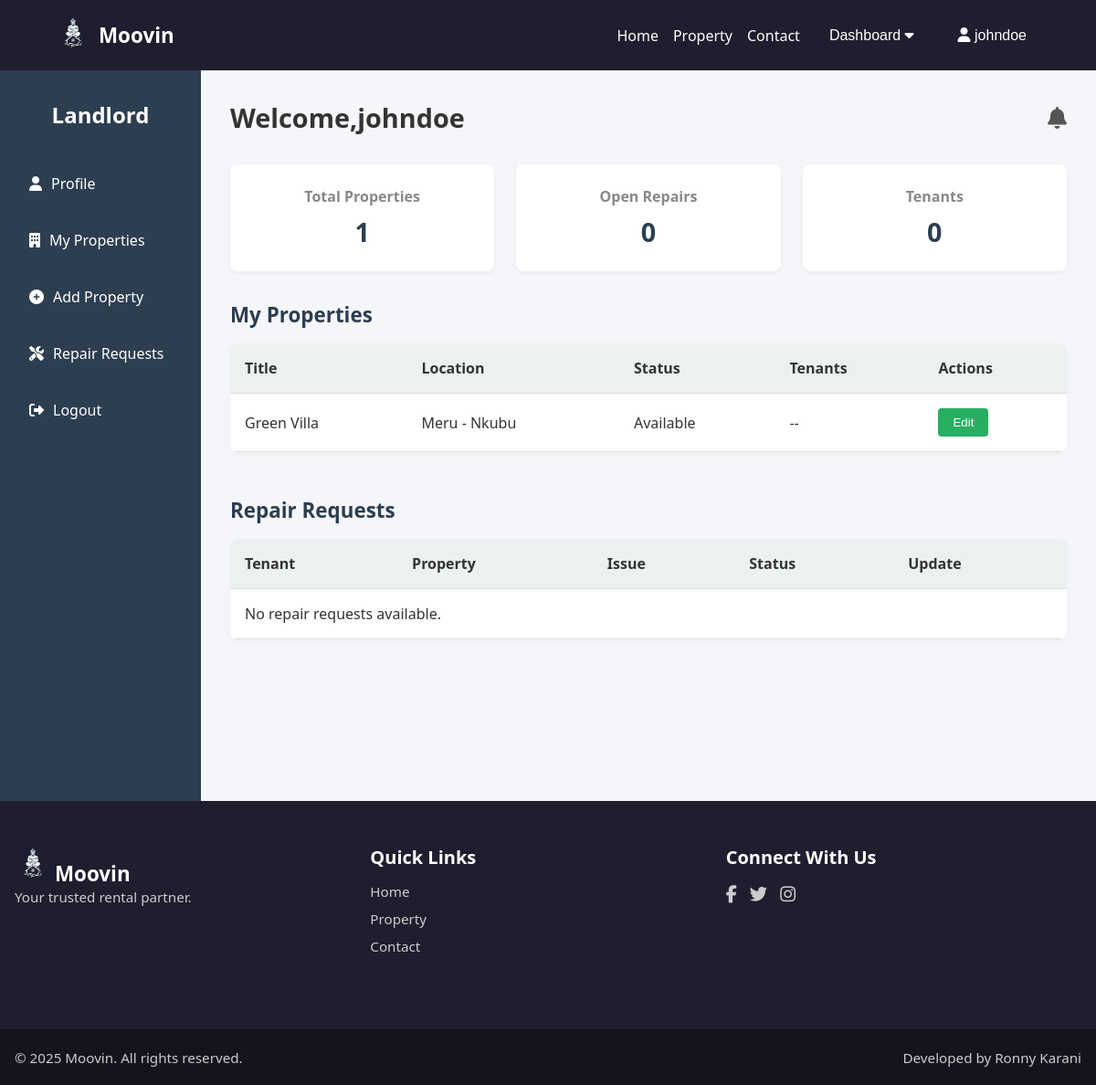
/landlord/ (signed in), run on an earlier commit of the app's database.
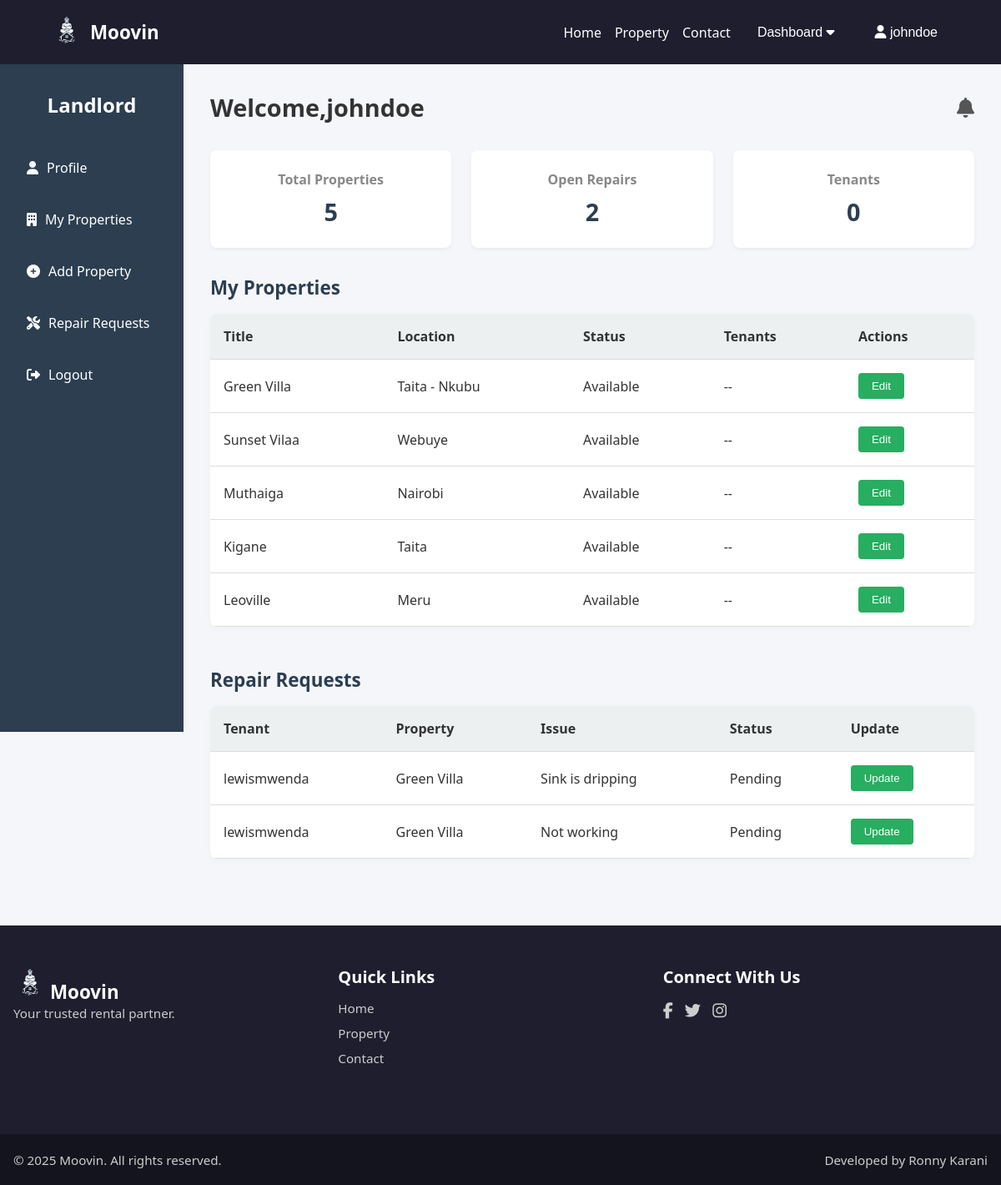
And on a later commit of the database.
### core/models.py (models this page shows, shortened)
class Property(models.Model):
    PROPERTY_TYPE_CHOICES = [
        ('Apartment', 'Apartment'),
        ('Bedsitter', 'Bedsitter'),
        ('Studio', 'Studio'),
        ('Maisonette', 'Maisonette'),
    ]
    landlord = models.ForeignKey(User, on_delete=models.CASCADE, null=True, blank=True, related_name='properties')
    tenant = models.ForeignKey(User, on_delete=models.SET_NULL, null=True, blank=True, related_name='rented_properties')
    title = models.CharField(max_length=255)
    description = models.TextField()
    property_type = models.CharField(max_length=50, choices=PROPERTY_TYPE_CHOICES, default='Apartment')  # 👈 Add this line
    price = models.DecimalField(max_digits=10, decimal_places=2)
    location = models.CharField(max_length=255)
    image = models.ImageField(upload_to='property_images/', null=True, blank=True)
    created_at = models.DateTimeField(auto_now_add=True)
    bedrooms = models.PositiveIntegerField(default=0)
    bathrooms = models.PositiveIntegerField(default=0)
    size = models.CharField(max_length=50, blank=True)  # e.g., "95 m²"
    status = models.CharField(max_length=50, default="Available")
    furnished = models.BooleanField(default=False)
    parking = models.CharField(max_length=50, default="Available")

class RepairRequest(models.Model):
    tenant = models.ForeignKey(User, on_delete=models.CASCADE, related_name='repair_requests')
    property = models.ForeignKey('Property', on_delete=models.CASCADE, related_name='repairs')
    issue = models.TextField()
    status = models.CharField(max_length=20, choices=[('Pending', 'Pending'), ('Fixed', 'Fixed')], default='Pending')
    created_at = models.DateTimeField(auto_now_add=True)

### core/views.py (the view)
# urls.py: path('landlord/', views.landlord_dashboard, name='landlord'),
@login_required
def landlord_dashboard(request):
    user = request.user
    try:
        user_profile = UserProfile.objects.get(user=user)
        if user_profile.role != 'landlord':
            return redirect('home')  # or show an error
    except UserProfile.DoesNotExist:
        return redirect('home')
    properties = Property.objects.filter(landlord=user)
    repair_requests = RepairRequest.objects.filter(property__landlord=user)
    total_properties = properties.count()
    open_repairs = repair_requests.count()  # 👈 Count all related repairs
    total_tenants = 0  # Placeholder
    repair_requests = RepairRequest.objects.filter(property__landlord=user)
    return render(request, 'pages/landlord.html', {
        'properties': properties,
        'repair_requests': repair_requests,
        'total_properties': total_properties,
        'open_repairs': open_repairs,
        'total_tenants': total_tenants,
    })

### templates/pages/landlord.html (shortened to what this page needs)
{% extends 'base.html' %}
{% load static %}
{% block content %}
<div class="dashboard">
  <aside class="sidebar">
    <h2>Landlord</h2>
    <nav>
      <ul>
        <li>
          <a href="{% url 'landlord' %}">
            <i class="fa-solid fas fa-user"></i> Profile
          </a>
      </li>
      <li>
        <a href="{% url 'landlord_properties' %}">
          <i class="fa-solid fa-building"></i> My Properties
        </a>
      </li>
      <li>
        <a href="{% url 'landlord_add_property' %}">
          <i class="fa-solid fa-plus-circle"></i> Add Property
        </a>
      </li>
      <li>
        <a href="{% url 'landlord_repair_requests' %}">
          <i class="fa-solid fa-tools"></i> Repair Requests
        </a>
      </li>
        <li><a href="{% url 'logout' %}">
          <i class="fa-solid fa-sign-out-alt"></i> Logout</a></li>
      </ul>
    </nav>
  </aside>
  <main class="main-content">
    <header class="topbar">
      <h1>Welcome,{{ user.username }}</h1>
      <i class="fa-solid fa-bell"></i>
    </header>
    <section class="dashboard-cards">
    <div class="card">
      <h3>Total Properties</h3>
      <p>{{ total_properties }}</p>
    </div>
    <div class="card">
      <h3>Open Repairs</h3>
      <p>{{ open_repairs }}</p>
    </div>
    <div class="card">
      <h3>Tenants</h3>
      <p>{{ total_tenants }}</p>
    </div>
  </section>
    <section class="data-section">
      <h2>My Properties</h2>
      <table>
        <thead>
          <tr>
            <th>Title</th>
            <th>Location</th>
            <th>Status</th>
            <th>Tenants</th>
            <th>Actions</th>
          </tr>
        </thead>
        <tbody>
        {% if properties %}
          {% for property in properties %}
            <tr>
              <td>{{ property.title }}</td>
              <td>{{ property.location }}</td>
              <td>{{ property.status }}</td>
              <td>--</td>
              <td>
  <a href="{% url 'edit_property' property.id %}">
    <button>Edit</button>
  </a>
</td>
            </tr>
          {% endfor %}
        {% else %}
          <tr><td colspan="5">No properties yet.</td></tr>
        {% endif %}
      </tbody>
      </table>
    </section>
    <section class="data-section">
      <h2>Repair Requests</h2>
      <table>
        <thead>
          <tr>
            <th>Tenant</th>
            <th>Property</th>
            <th>Issue</th>
            <th>Status</th>
            <th>Update</th>
          </tr>
        </thead>
        <tbody>
  {% if repair_requests %}
    {% for request in repair_requests %}
      <tr>
        <td>{{ request.tenant.username }}</td>
        <td>{{ request.property.title }}</td>
        <td>{{ request.issue }}</td>
        <td>{{ request.status }}</td>
        <td>
          {% if request.status == "Pending" %}
            <form method="post" action="{% url 'update_repair_status' request.id %}">
              <button type="submit">Update</button>
            </form>
          {% else %}
            Fixed
          {% endif %}
        </td>
      </tr>
    {% endfor %}
  {% else %}
    <tr><td colspan="5">No repair requests available.</td></tr>
  {% endif %}
</tbody>
      </table>
    </section>
  </main>
</div>
{% endblock %}

What changed in the data, as far as the page shows it:
changed Property "Green Villa": location "Meru - Nkubu" → "Taita - Nkubu"
added Property: title "Sunset Vilaa", location "Webuye", status "Available"
added Property: title "Muthaiga", location "Nairobi", status "Available"
added Property: title "Kigane", location "Taita", status "Available"
added Property: title "Leoville", location "Meru", status "Available"
added RepairRequest: tenant.username "lewismwenda", property "Green Villa", issue "Sink is dripping", status "Pending", shows "Update"
added RepairRequest: tenant.username "lewismwenda", property "Green Villa", issue "Not working", status "Pending", shows "Update"
Also different on the page:
{{ total_properties }}: "1" → "5"
{{ open_repairs }}: "0" → "2"
text no longer shown: "No repair requests available."
